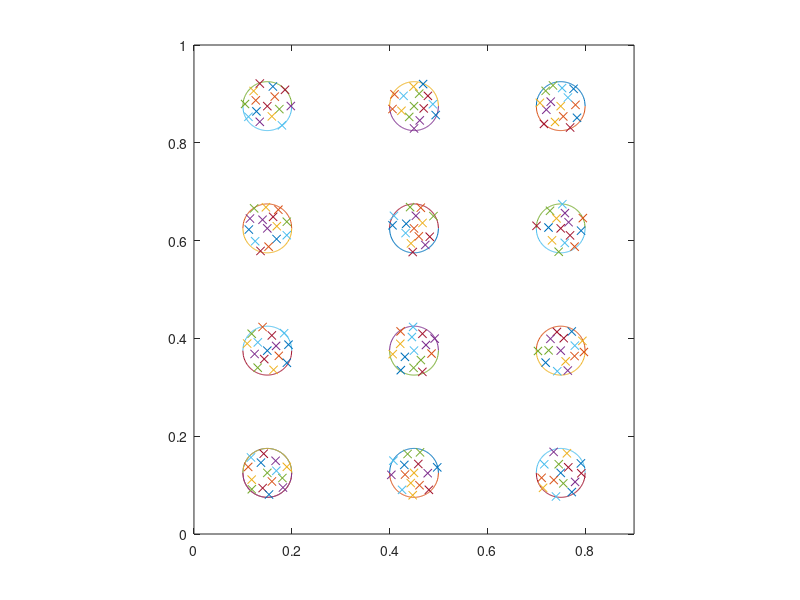

Recreate this plot in MATLAB.
%% ***************DART_RICE*****************
% DART_RICE: generate 3D rice model using sample field measurement data 
%          (LAI,LAD, Height, leaf number, leaf locations, leaf shape, vertical informtion, shoot information)
% Author: Weiwei Liu (weiweiliu@fafu.edu.cn)
% Version: 1.0 (Feb 28 2023)

%% >>>>>>>>>>>>>>>>> Initialization parameters for rice fields in DART
Scene_X = 0.9;
Scene_Y = 1.0;
Space_ridge = 0.3; % X
Space_cluster = 0.25; % Y
Diameter_cluster = 0.05;
Min_stems = 0.018;
N_stems = 15;

X_ALL = [];
Y_ALL = [];

% x = linspace(-sqrt(10),sqrt(10));
% y1 = sqrt(10-x.^2);
% y2 = -sqrt(10-x.^2);
% plot(x,y1,x,y2)
% axis equal
% hold on

x = linspace(-Diameter_cluster,Diameter_cluster);
y1 = sqrt(Diameter_cluster.^2-x.^2);
y2 = -sqrt(Diameter_cluster.^2-x.^2);
plot(x+Space_ridge/2,y1+Space_cluster/2,x+Space_ridge/2,y2+Space_cluster/2)
axis equal
hold on
xlim([0 0.9])
ylim([0 1.0])
%% >>>>>>>>>>>>>>>>> Generate rice fields 
for i_X = 1:Scene_X/Space_ridge   % X
    for i_Y =1:Scene_Y/Space_cluster  % Y
        X_base = (i_X-0.5)*Space_ridge;
        Y_base = (i_Y-0.5)*Space_cluster;
        n_target = N_stems;
        X_base_all = [];
        Y_base_all = [];
        X_base_all = [X_base_all,X_base];
        Y_base_all = [Y_base_all,Y_base];
        k = 1;        % base point as first point
        
        x = linspace(-Diameter_cluster,Diameter_cluster);
        y1 = sqrt(Diameter_cluster.^2-x.^2);
        y2 = -sqrt(Diameter_cluster.^2-x.^2);
        plot(x+X_base,y1+Y_base,x+X_base,y2+Y_base)        
        
        for i_Points = 1:15*N_stems
            if k < N_stems
                r = rand(1)*Diameter_cluster; %produces a random vector whose length is <=radius
                theta = rand(1)*2*pi; % produces a random angle 
                x_coord = r*cos(theta); % calculate x coord
                y_coord = r*sin(theta); % calculate y coord
                x_coord_temp = X_base + x_coord;
                y_coord_temp = Y_base + y_coord;                
                
                n_distance_two = 0;     % compare previous points for min distances
                for j_points = 1:length(X_base_all)
                    distance_two = sqrt((x_coord_temp - X_base_all(j_points))^2 +  (y_coord_temp - Y_base_all(j_points))^2); % calculate distance
                    disp(distance_two);
                    if distance_two > Min_stems
                        n_distance_two = n_distance_two +1;                  
                    end
                end
                
                if n_distance_two == length(X_base_all)
                    X_base_all  = [X_base_all,x_coord_temp];
                    Y_base_all  = [Y_base_all,y_coord_temp];
                    k = k+1;
                end
                
            end
        end
        
        for j = 1:length(X_base_all)
            plot(X_base_all(j),Y_base_all(j), 'x')
        end
        X_ALL = [X_ALL,X_base_all];
        Y_ALL = [Y_ALL,Y_base_all];
    end
end

disp(length(X_ALL));
%% output data under DART FORMAT .TXT

fp=fopen('D:\Rice_fields.txt','a');
for h=1:length(X_ALL)
    angle_x = rand(1)*6-3;
    angle_y = rand(1)*6-3;
    angle_z = rand(1)*360;
    type = rand(1)*3;
    scale_x = (rand(1)*0.2-0.1)+1;
    scale_y = (rand(1)*0.2-0.1)+1;
    scale_z = (rand(1)*0.2-0.1)+1;
    fprintf(fp,'%2.0f %4.2f %4.2f %1d %4.2f %4.2f %4.2f %2.0f %2.0f %2.0f\t\n',type,X_ALL(h),Y_ALL(h),0,scale_x,scale_y,scale_z,angle_x,angle_y,angle_z);
end
fclose(fp);


